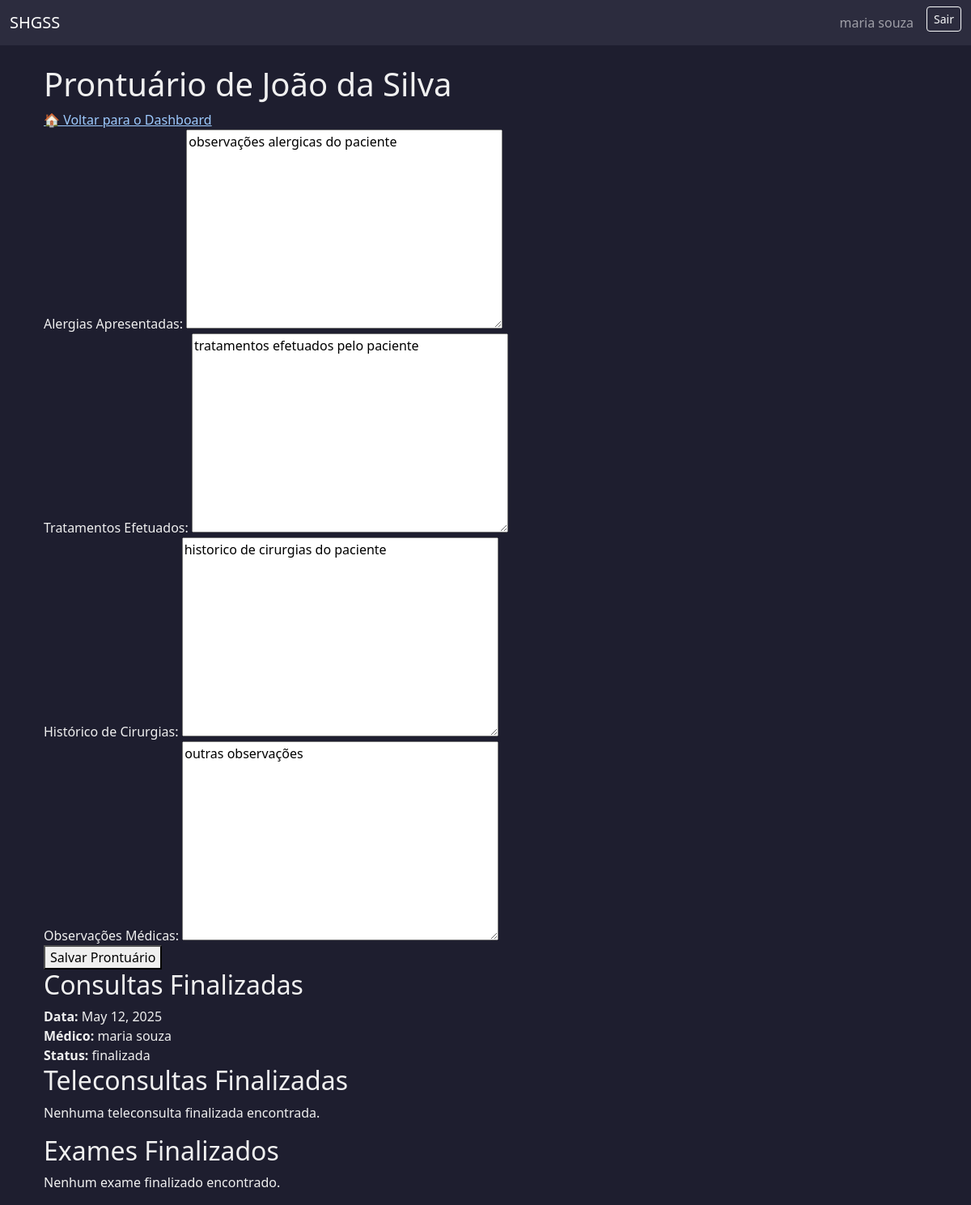
Before: /prontuario/2/ (signed in) with the older database file.
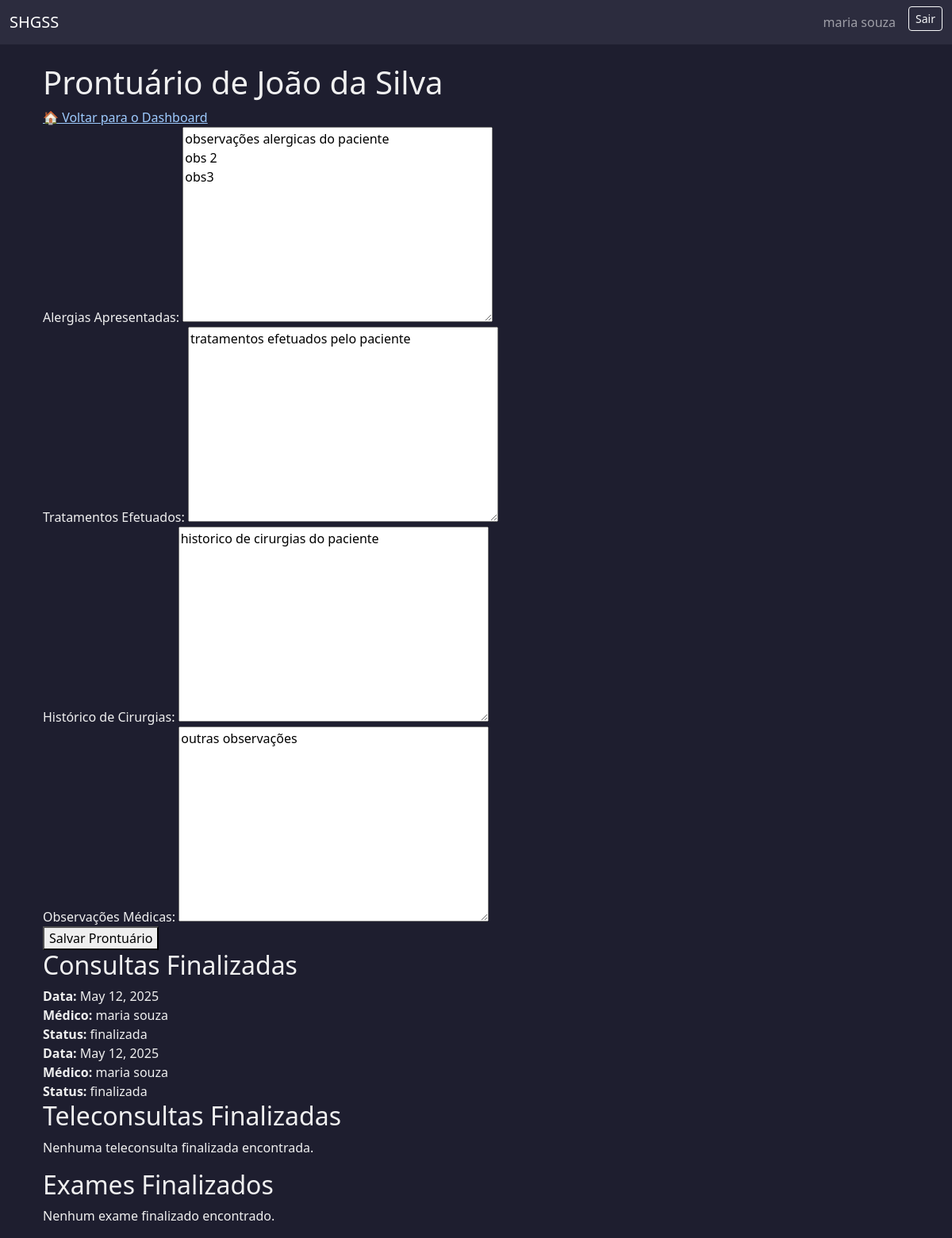
After: the same page with the newer database file.
### usuarios/models.py (models this page shows, shortened)
class Prontuario(models.Model):
    paciente = models.OneToOneField(Usuario, on_delete=models.CASCADE, limit_choices_to={'role': 'paciente'})
    alergias = models.TextField(blank=True)
    tratamentos = models.TextField(blank=True)
    historico_cirurgias = models.TextField(blank=True)
    observacoes_medicas = models.TextField(blank=True)

class AtendimentoBase(models.Model):
    STATUS_CHOICES = [
        ('agendada', 'Agendada'),
        ('cancelada', 'Cancelada'),
        ('em_andamento', 'Em atendimento'),
        ('finalizada', 'Finalizada'),
    ]
    status = models.CharField(max_length=20, choices=STATUS_CHOICES, default='agendada')
    observacoes_visiveis = models.TextField(blank=True, null=True)
    observacoes_internas = models.TextField(blank=True, null=True)
    encaminhamento = models.TextField(blank=True, null=True)
    criado_em = models.DateTimeField(auto_now_add=True)
    atualizado_em = models.DateTimeField(auto_now=True)
    motivo_cancelamento = models.TextField(blank=True, null=True)
    data_cancelamento = models.DateTimeField(null=True, blank=True)
    class Meta:
        abstract = True

class Consulta(AtendimentoBase):
    agenda = models.ForeignKey(
        'AgendaConsulta',
        on_delete=models.PROTECT,
        related_name='consultas'
    )
    medico = models.ForeignKey(
        settings.AUTH_USER_MODEL,
        on_delete=models.CASCADE,
        limit_choices_to={'role': 'medico'},
        related_name='consultas_como_medico'
    )
    paciente = models.ForeignKey(
        settings.AUTH_USER_MODEL,
        on_delete=models.CASCADE,
        limit_choices_to={'role': 'paciente'},
        related_name='consultas_como_paciente'
    )
    cancelado_por = models.ForeignKey(
        settings.AUTH_USER_MODEL,
        on_delete=models.SET_NULL,
        null=True,
        blank=True,
        related_name='consultas_canceladas'
    )
    valor = models.DecimalField(max_digits=8, decimal_places=2, default=250.00)

class AgendaBase(models.Model):
    sala = models.ForeignKey(Sala, on_delete=models.PROTECT)
    data = models.DateField()
    horario_inicio = models.TimeField()
    horario_fim = models.TimeField()
    duracao_procedimento = models.PositiveIntegerField(help_text="Duração em minutos")
    status_manual = models.CharField(
        max_length=20,
        choices=[('livre', 'Livre'), ('agendado', 'Agendado'), ('bloqueado', 'Bloqueado')],
        default='livre'
    )
    class Meta:
        abstract = True

class AgendaConsulta(AgendaBase):
    medico = models.ForeignKey(Usuario, on_delete=models.SET_NULL, null=True, blank=False, limit_choices_to={'role': 'medico'})

class Usuario(AbstractUser):
    ROLE_CHOICES = [
        ('paciente', 'Paciente'),
        ('medico', 'Médico'),
        ('administrativo', 'Administrativo'),
        ('financeiro', 'Financeiro'),
    ]
    cpf = models.CharField(max_length=14, unique=True, blank=False, null=False)
    telefone = models.CharField(max_length=20)
    rua = models.CharField(max_length=100)
    numero = models.CharField(max_length=10)
    bairro = models.CharField(max_length=50)
    cidade = models.CharField(max_length=50)
    estado = models.CharField(max_length=2)
    cep = models.CharField(max_length=9)
    role = models.CharField(max_length=20, choices=ROLE_CHOICES)
    plano_saude = models.CharField(max_length=50, null=True, blank=True)
    numero_cartao_plano = models.CharField(max_length=30, null=True, blank=True)
    crm = models.CharField(max_length=20, null=True, blank=True)
    especialidade = models.CharField(max_length=50, null=True, blank=True)
    setor = models.CharField(max_length=50, null=True, blank=True)
    cargo = models.CharField(max_length=50, null=True, blank=True)

### usuarios/views.py (the view)
# urls.py: path('prontuario/<int:paciente_id>/', views.visualizar_prontuario, name='visualizar_prontuario'),
@role_required('medico')
def visualizar_prontuario(request, paciente_id):
    paciente = get_object_or_404(Usuario, id=paciente_id, role='paciente')
    prontuario, created = Prontuario.objects.get_or_create(paciente=paciente)
    if request.method == 'POST':
        form = ProntuarioForm(request.POST, instance=prontuario)
        if form.is_valid():
            form.save()
            messages.success(request, 'Prontuário atualizado com sucesso.')
            return redirect('visualizar_prontuario', paciente_id=paciente.id)
    else:
        form = ProntuarioForm(instance=prontuario)
    consultas = Consulta.objects.filter(paciente=paciente, status='finalizada')
    exames = Exame.objects.filter(paciente=paciente, status='finalizado')
    teleconsultas = Teleconsulta.objects.filter(paciente=paciente, status='finalizada')
    return render(request, 'consultas/prontuario.html', {
        'paciente': paciente,
        'form': form,
        'consultas': consultas,
        'exames': exames,
        'teleconsultas': teleconsultas
    })

### usuarios/forms.py
class ProntuarioForm(forms.ModelForm):
    class Meta:
        model = Prontuario
        fields = ['alergias', 'tratamentos', 'historico_cirurgias', 'observacoes_medicas']

### templates/consultas/prontuario.html (shortened to what this page needs)
{% extends 'base.html' %}
{% block content %}
<div class="container">
    <div class="top-bar">
        <h1>Prontuário de {{ paciente.get_full_name }}</h1>
        <a href="{% url 'dashboard_medico' %}" class="home-btn">🏠 Voltar para o Dashboard</a>
    </div>
    <form method="post">
        <div class="form-section">
            <label for="id_alergias">Alergias Apresentadas:</label>
            {{ form.alergias }}
        </div>
        <div class="form-section">
            <label for="id_tratamentos">Tratamentos Efetuados:</label>
            {{ form.tratamentos }}
        </div>
        <div class="form-section">
            <label for="id_historico_cirurgias">Histórico de Cirurgias:</label>
            {{ form.historico_cirurgias }}
        </div>
        <div class="form-section">
            <label for="id_observacoes_medicas">Observações Médicas:</label>
            {{ form.observacoes_medicas }}
        </div>
        <button type="submit" class="submit-btn">Salvar Prontuário</button>
    </form>
    <h2>Consultas Finalizadas</h2>
    {% for consulta in consultas %}
        <div class="registro">
            <strong>Data:</strong> {{ consulta.agenda.data }}<br>
            <strong>Médico:</strong> {{ consulta.medico.get_full_name }}<br>
            <strong>Status:</strong> {{ consulta.status }}
        </div>
    {% empty %}
        <p>Nenhuma consulta finalizada encontrada.</p>
    {% endfor %}
    <h2>Teleconsultas Finalizadas</h2>
    {% for tele in teleconsultas %}
        <div class="registro">
            <strong>Data:</strong> {{ tele.data }}<br>
            <strong>Médico:</strong> {{ tele.medico.get_full_name }}<br>
            <strong>Status:</strong> {{ tele.status }}
        </div>
    {% empty %}
        <p>Nenhuma teleconsulta finalizada encontrada.</p>
    {% endfor %}
    <h2>Exames Finalizados</h2>
    {% for exame in exames %}
        <div class="registro">
            <strong>Tipo:</strong> {{ exame.tipo }}<br>
            <strong>Data:</strong> {{ exame.data }}<br>
            <strong>Status:</strong> {{ exame.status }}
        </div>
    {% empty %}
        <p>Nenhum exame finalizado encontrado.</p>
    {% endfor %}
</div>
{% endblock %}

Changed rows visible on the page:
changed Prontuario "tratamentos efetuados pelo paciente": alergias "observações alergicas do paciente" → "observações alergicas do paciente obs 2 obs3"
now on this page (row edited): Consulta: agenda.data "May 12, 2025", medico.get_full_name "maria souza", status "finalizada"
